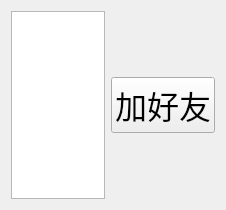
<?xml version="1.0" encoding="UTF-8"?>
<ui version="4.0">
 <class>Online</class>
 <widget class="QWidget" name="Online">
  <property name="geometry">
   <rect>
    <x>0</x>
    <y>0</y>
    <width>226</width>
    <height>210</height>
   </rect>
  </property>
  <property name="windowTitle">
   <string>Form</string>
  </property>
  <layout class="QHBoxLayout" name="horizontalLayout_2">
   <item>
    <layout class="QHBoxLayout" name="horizontalLayout">
     <item>
      <widget class="QListWidget" name="online_lw">
       <property name="font">
        <font>
         <pointsize>16</pointsize>
        </font>
       </property>
      </widget>
     </item>
     <item>
      <layout class="QVBoxLayout" name="verticalLayout">
       <item>
        <spacer name="verticalSpacer">
         <property name="orientation">
          <enum>Qt::Vertical</enum>
         </property>
         <property name="sizeHint" stdset="0">
          <size>
           <width>20</width>
           <height>40</height>
          </size>
         </property>
        </spacer>
       </item>
       <item>
        <widget class="QPushButton" name="addFriend_pb">
         <property name="font">
          <font>
           <family>Arial</family>
           <pointsize>24</pointsize>
          </font>
         </property>
         <property name="text">
          <string>加好友</string>
         </property>
        </widget>
       </item>
       <item>
        <spacer name="verticalSpacer_2">
         <property name="orientation">
          <enum>Qt::Vertical</enum>
         </property>
         <property name="sizeHint" stdset="0">
          <size>
           <width>20</width>
           <height>40</height>
          </size>
         </property>
        </spacer>
       </item>
      </layout>
     </item>
    </layout>
   </item>
  </layout>
 </widget>
 <resources/>
 <connections/>
</ui>
